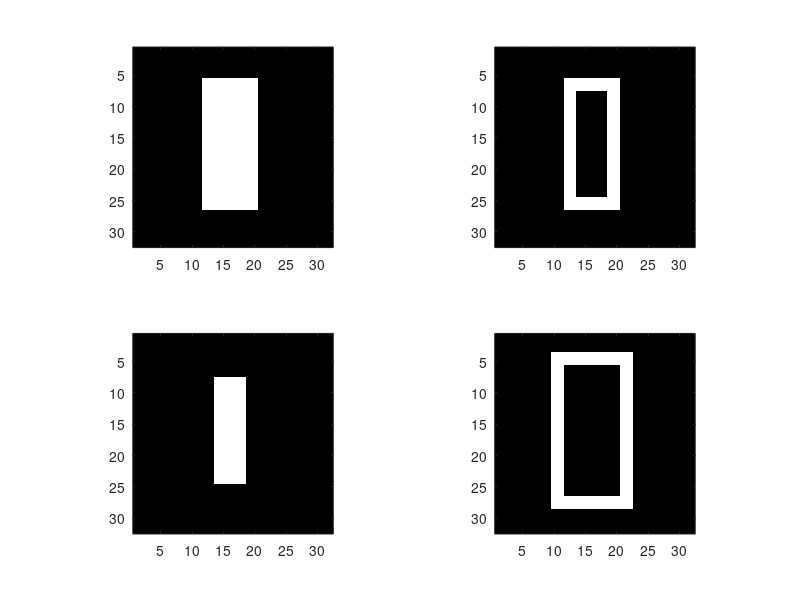

Reproduce this figure in MATLAB.
close all,clear all;
b3=zeros(32,32); 
b3(6:26,12:20)=ones(21,9); 
subplot(2,2,1); imshow(b3); axis on;
se=ones(5,5); % 3 x 3 structuring element 
se %print it on screen
b3e=imerode(b3,se);
subplot(2,2,3); imshow(b3e); axis on
ib=b3 & ~b3e; % equal to b3/b3e
b3f=imdilate(b3,se);
ib2=~b3 & b3f;
subplot(2,2,4); imshow(ib2); axis on;
% extract the ?inner boundary?, can be interpreted as the difference b3-b3e 
subplot(2,2,2); imshow(ib); axis on;